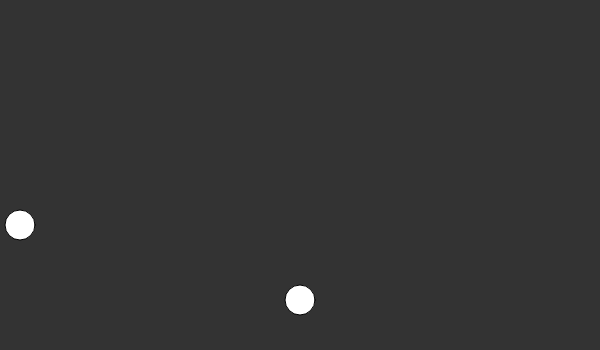
Frame 1 (no input)
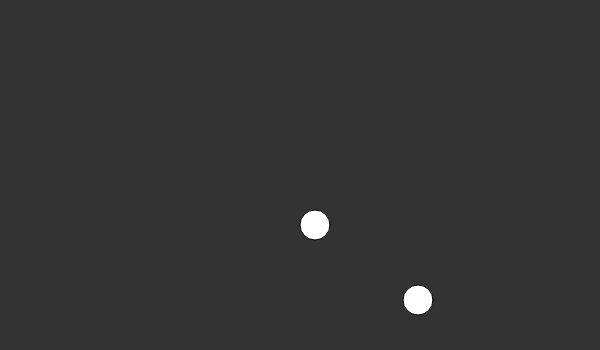
Frame 60 (no input)
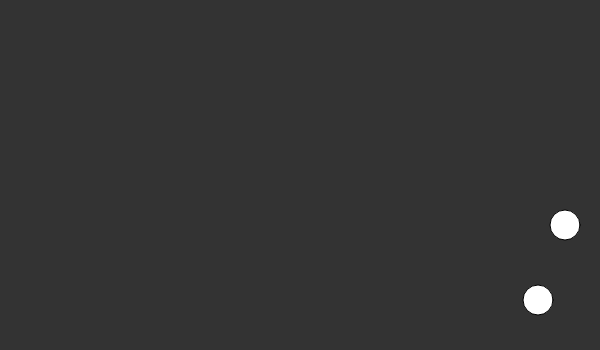
Frame 120 (the mouse pressed at the canvas centre since frame 60)

The p5.js sketch that drew these frames (run headless with seeded random() and noise() and a simulated clock; from frame 60 on, the mouse is pressed at the canvas centre):

// p5.js sketch
// ── sketch.js
var ballX = 300;
var ballY = 300;
var ballSPD = 2;
var ballX1 = 20;
var ballY1 = 225;
var ballSPD1 = 5;

function setup() {
	createCanvas(600, 350);
}

function draw() {
	background(51);
	fill(255);
	ellipse(ballX, ballY, 30, 30);
	ellipse(ballX1, ballY1, 30, 30);

	ballX += ballSPD;

	text( 225, 230);
	if (ballX > 600 - 30 / 2) {
		ballSPD = -ballSPD;
	}
	text( 130, 305);
	if (ballX < 0 + 30 / 2) {
		ballSPD = -ballSPD;
	}

	ballX1 += ballSPD1;

	if (ballX1 > 600 - 30 / 2) {
		ballSPD1 = -ballSPD1;
	}
	if (ballX1 < 0 + 30 / 2) {
		ballSPD1 = -ballSPD1;
	}

}
